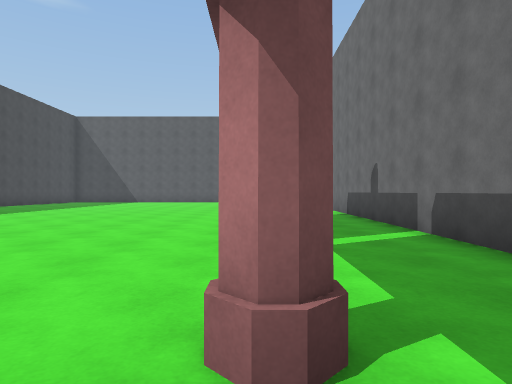
view 1 (above)

21 first-person views from a walk through a Unity game level. The camera is 1.2 m above the floor, looks level and sees 75° across. The floor is counted in squares, 2 m on a side. Each view is taken from the middle of a square. On the plan, view 1 faces up. The plan holds only what a view shows up to about 10 squares ahead; the rest is blank. The place goes on beyond the plan. The player character is not drawn.

view 2
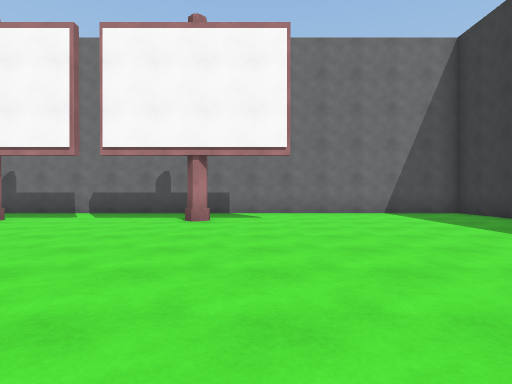

view 3
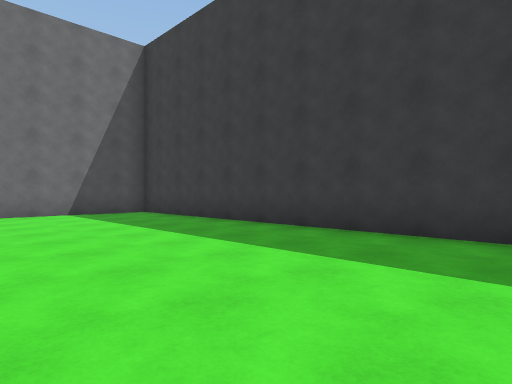

view 4
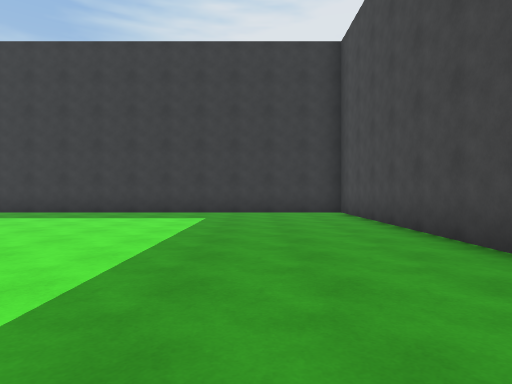

view 5
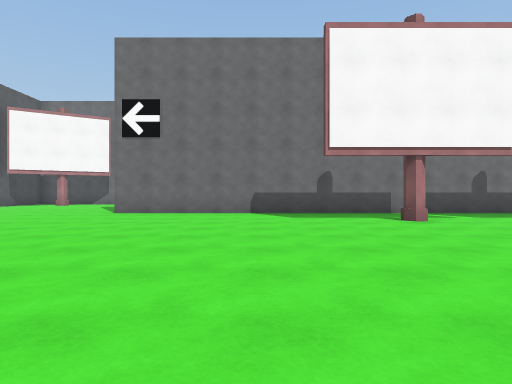

view 6
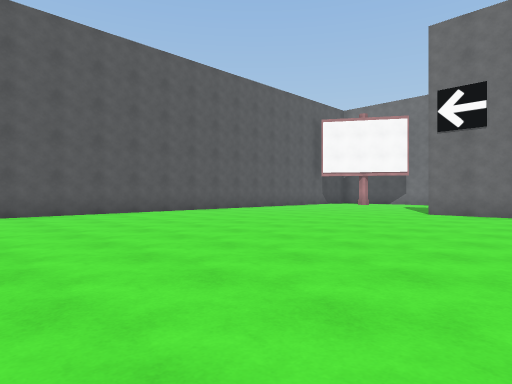

view 7
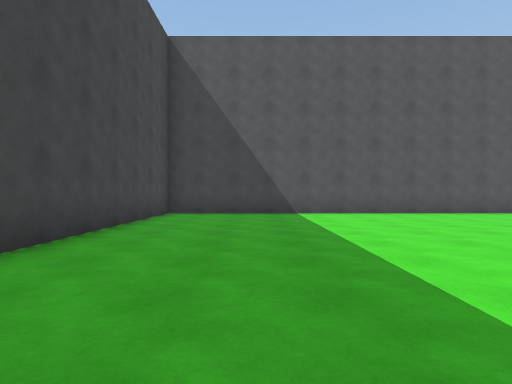

view 8
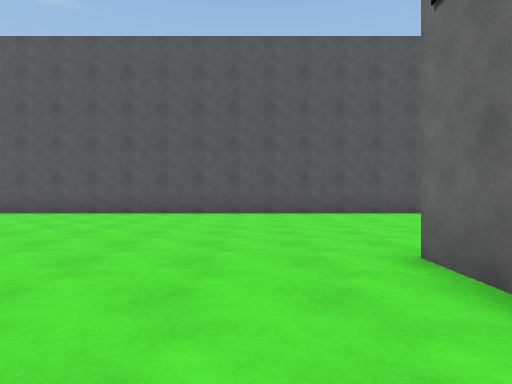

view 9
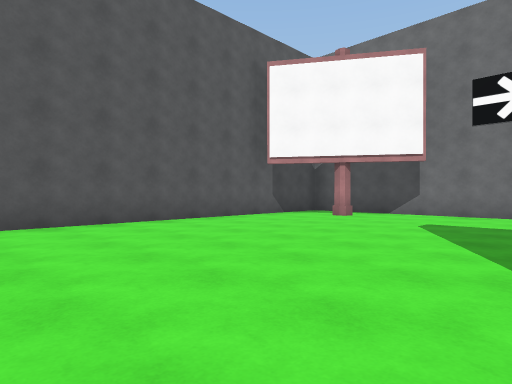

view 10
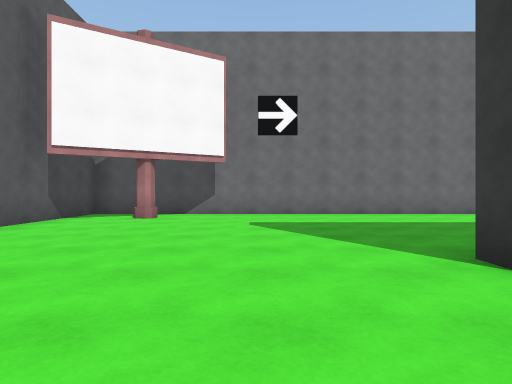

view 11
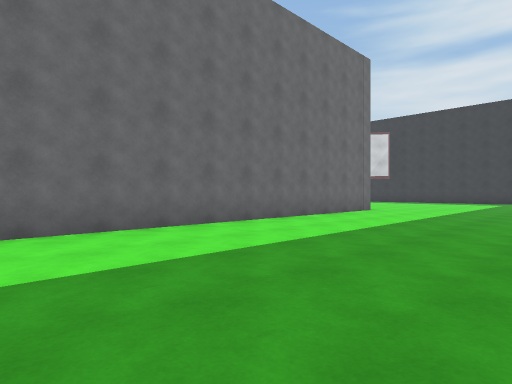

view 12
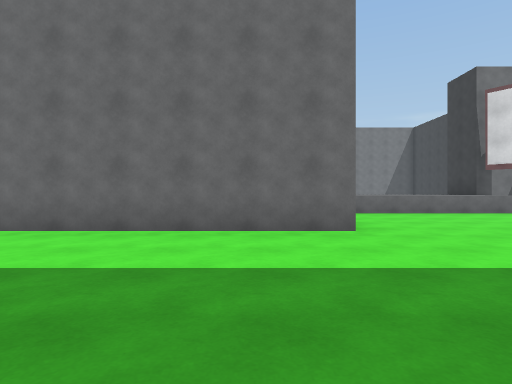

view 13
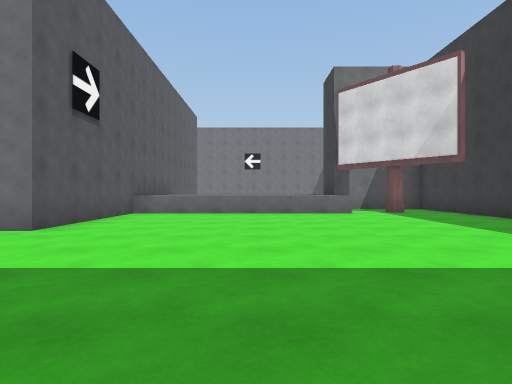

view 14
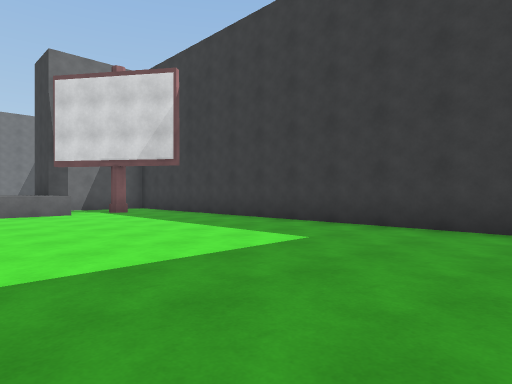

view 15
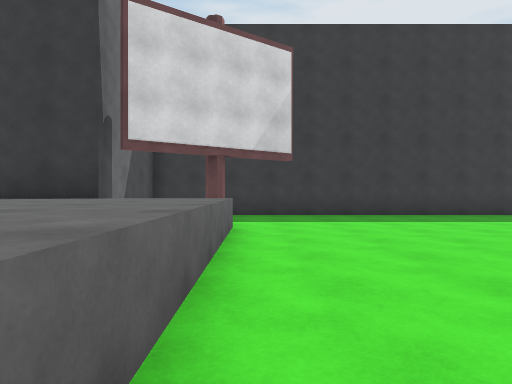

view 16
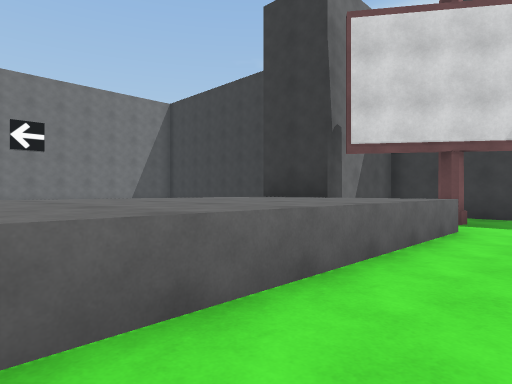

view 17
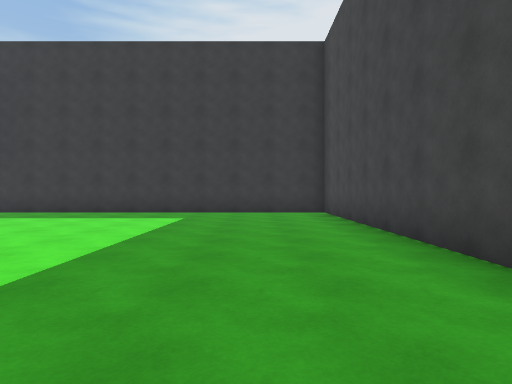

view 18
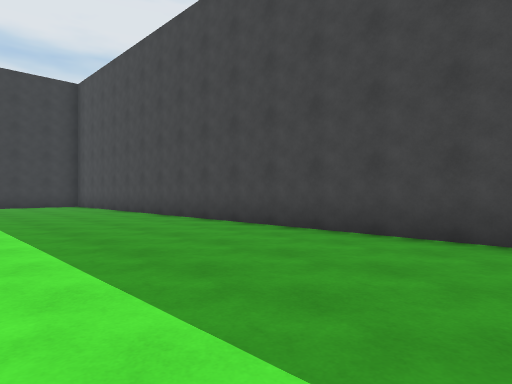

view 19
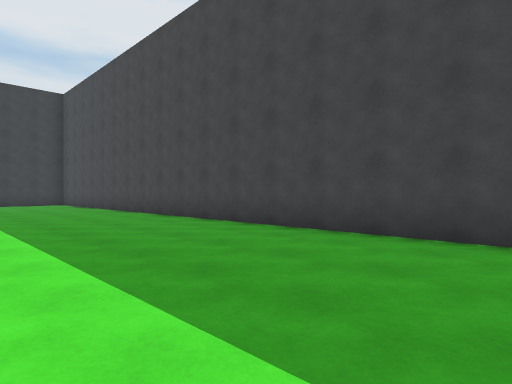

view 20
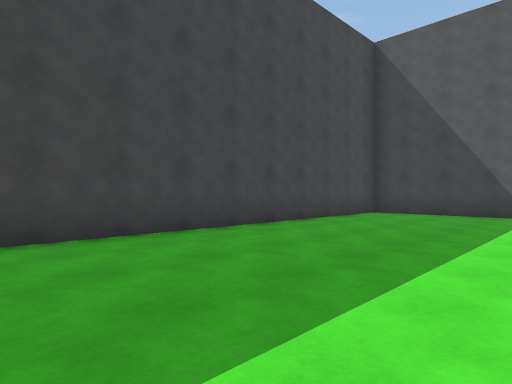

view 21
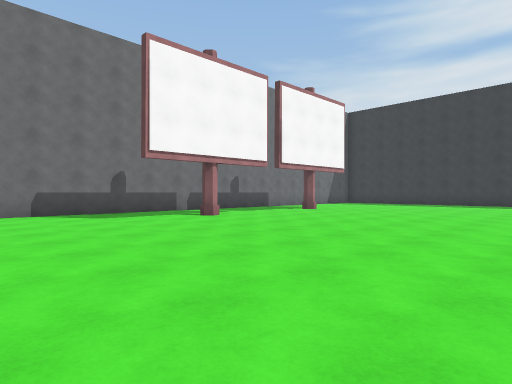

### Floor plan
Key: @ floor where view 1 was taken; # wall or solid block; . floor; ^ raised ledge.
Columns run from 11 left of view 1 to 18 right of it. Each row starts with its distance up from view 1.
 20 ######################
 19 #....................#
 18 #..................#.#
 17 #....................#
 16 #....................#
 15 #....................#
 14 #....................#
 13 #.............#......#
 12 #.............#......#
 11 #.............#......#
 10 #.............#......#
  9 #.............# .....#
  8 #.............# .....#
  7 #.............# .....#
  6 #..........#..# .....#
  5 #.............#......#
  4 #.............# .....####
  3 #.............#..........^^
  2 #.............#..........^^^^
  1 #..........#..#..........^^^^
  0 #..........@..#..........^^^^
 -1 #.............#..........^^^^
 -2 #.............#..........^^^^
 -3 #.............#............###
 -4 #.............#..........# #
 -5 #.............#........... #
 -6 ############################

Where each view was taken, in squares from view 1:
view 1: 0 up, 0 right, facing up
view 2: 0 up, 7 left, facing right
view 3: 1 down, 7 left, facing down-right
view 4: 4 up, 8 left, facing down
view 5: 9 up, 7 left, facing right
view 6: 10 up, 7 left, facing up-right
view 7: 10 up, 8 left, facing up
view 8: 10 up, 1 right, facing up
view 9: 13 up, 0 right, facing up-right
view 10: 15 up, 0 right, facing right
view 11: 14 up, 4 right, facing down-right
view 12: 5 up, 4 right, facing right
view 13: 0 up, 4 right, facing right
view 14: 0 up, 4 right, facing down-right
view 15: 3 up, 13 right, facing down
view 16: 3 up, 12 right, facing down-right
view 17: 4 up, 5 right, facing down
view 18: 9 up, 6 left, facing down-left
view 19: 11 up, 6 left, facing down-left
view 20: 10 up, 6 left, facing up-left
view 21: 11 up, 7 left, facing down-right
